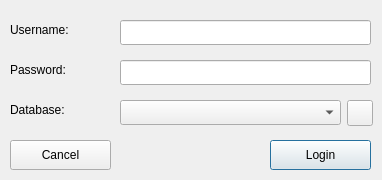
<ui version="4.0" >
 <class>loginfrm</class>
 <widget class="QDialog" name="loginfrm" >
  <property name="geometry" >
   <rect>
    <x>0</x>
    <y>0</y>
    <width>382</width>
    <height>180</height>
   </rect>
  </property>
  <property name="sizePolicy" >
   <sizepolicy vsizetype="Fixed" hsizetype="Fixed" >
    <horstretch>0</horstretch>
    <verstretch>0</verstretch>
   </sizepolicy>
  </property>
  <property name="minimumSize" >
   <size>
    <width>382</width>
    <height>180</height>
   </size>
  </property>
  <property name="maximumSize" >
   <size>
    <width>382</width>
    <height>180</height>
   </size>
  </property>
  <property name="baseSize" >
   <size>
    <width>0</width>
    <height>0</height>
   </size>
  </property>
  <property name="windowTitle" >
   <string>Login - </string>
  </property>
  <property name="windowIcon" >
   <iconset resource="../resources/images/first4.qrc" >:/logo.png</iconset>
  </property>
  <widget class="QLabel" name="label" >
   <property name="geometry" >
    <rect>
     <x>10</x>
     <y>20</y>
     <width>101</width>
     <height>20</height>
    </rect>
   </property>
   <property name="text" >
    <string>Username:</string>
   </property>
  </widget>
  <widget class="QLabel" name="label_2" >
   <property name="geometry" >
    <rect>
     <x>10</x>
     <y>60</y>
     <width>101</width>
     <height>20</height>
    </rect>
   </property>
   <property name="text" >
    <string>Password:</string>
   </property>
  </widget>
  <widget class="QLabel" name="label_3" >
   <property name="geometry" >
    <rect>
     <x>10</x>
     <y>100</y>
     <width>101</width>
     <height>20</height>
    </rect>
   </property>
   <property name="text" >
    <string>Database:</string>
   </property>
  </widget>
  <widget class="QLineEdit" name="boxuser" >
   <property name="geometry" >
    <rect>
     <x>120</x>
     <y>20</y>
     <width>251</width>
     <height>25</height>
    </rect>
   </property>
  </widget>
  <widget class="QLineEdit" name="boxpwd" >
   <property name="geometry" >
    <rect>
     <x>120</x>
     <y>60</y>
     <width>251</width>
     <height>25</height>
    </rect>
   </property>
   <property name="echoMode" >
    <enum>QLineEdit::Password</enum>
   </property>
  </widget>
  <widget class="QComboBox" name="cmbdb" >
   <property name="geometry" >
    <rect>
     <x>120</x>
     <y>100</y>
     <width>221</width>
     <height>25</height>
    </rect>
   </property>
  </widget>
  <widget class="QPushButton" name="btncancel" >
   <property name="geometry" >
    <rect>
     <x>10</x>
     <y>140</y>
     <width>101</width>
     <height>30</height>
    </rect>
   </property>
   <property name="text" >
    <string>Cancel</string>
   </property>
   <property name="icon" >
    <iconset resource="../resources/images/first4.qrc" >:/button_cancel.png</iconset>
   </property>
   <property name="flat" >
    <bool>false</bool>
   </property>
  </widget>
  <widget class="QPushButton" name="btnok" >
   <property name="geometry" >
    <rect>
     <x>270</x>
     <y>140</y>
     <width>101</width>
     <height>30</height>
    </rect>
   </property>
   <property name="text" >
    <string>Login</string>
   </property>
   <property name="icon" >
    <iconset resource="../resources/images/first4.qrc" >:/button_ok.png</iconset>
   </property>
   <property name="default" >
    <bool>true</bool>
   </property>
  </widget>
  <widget class="QPushButton" name="btnservers" >
   <property name="geometry" >
    <rect>
     <x>347</x>
     <y>100</y>
     <width>26</width>
     <height>26</height>
    </rect>
   </property>
   <property name="text" >
    <string/>
   </property>
   <property name="icon" >
    <iconset resource="../resources/images/first4.qrc" >:/package_utilities.png</iconset>
   </property>
  </widget>
 </widget>
 <tabstops>
  <tabstop>boxuser</tabstop>
  <tabstop>boxpwd</tabstop>
  <tabstop>cmbdb</tabstop>
  <tabstop>btnok</tabstop>
  <tabstop>btncancel</tabstop>
 </tabstops>
 <resources>
  <include location="../resources/images/first4.qrc" />
 </resources>
 <connections>
  <connection>
   <sender>btncancel</sender>
   <signal>clicked()</signal>
   <receiver>loginfrm</receiver>
   <slot>reject()</slot>
   <hints>
    <hint type="sourcelabel" >
     <x>369</x>
     <y>253</y>
    </hint>
    <hint type="destinationlabel" >
     <x>179</x>
     <y>282</y>
    </hint>
   </hints>
  </connection>
 </connections>
</ui>
